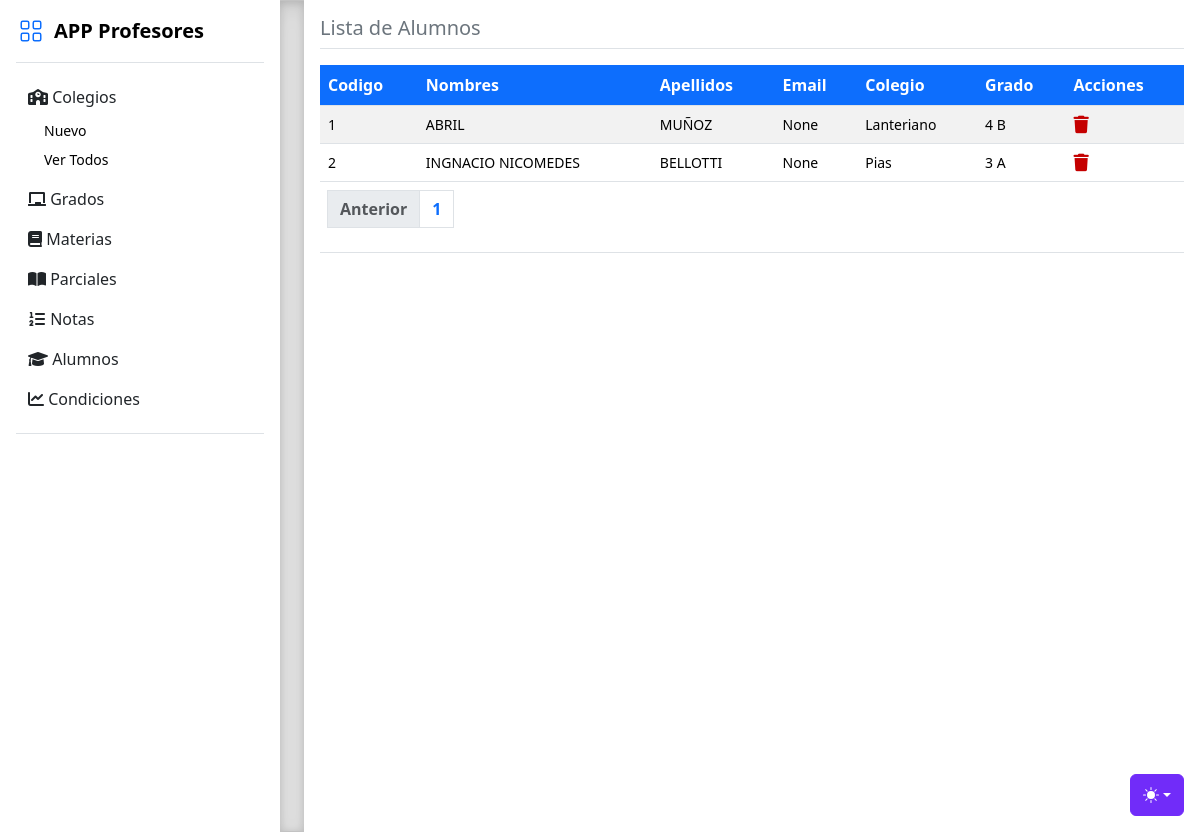
The app's page /alumnos/ver, older data.
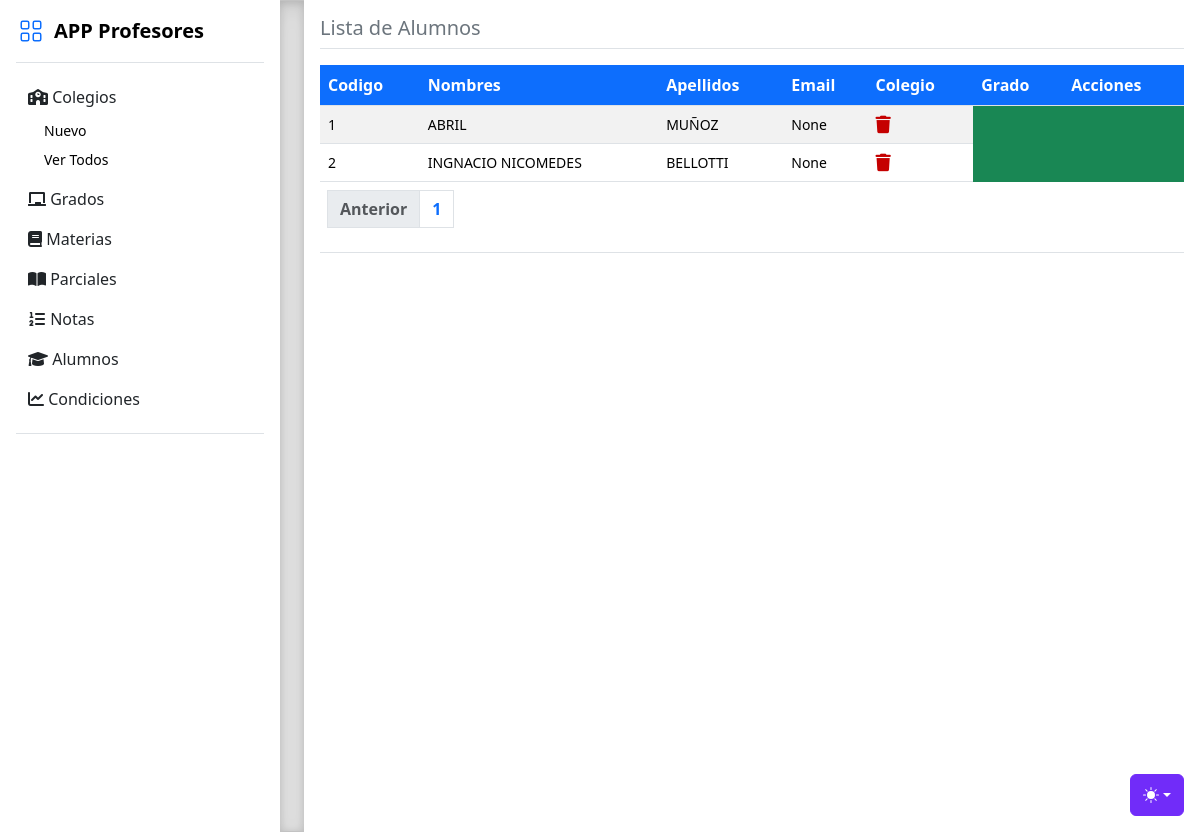
The same page, newer data.
### tables this page shows
CREATE TABLE alumnos (
  id INTEGER PRIMARY KEY AUTOINCREMENT,
  nombres VARCHAR(255) NOT NULL,
  apellidos VARCHAR(255) NOT NULL,
  email VARCHAR(255),
  id_colegios INTEGER NOT NULL,
  id_grados INTEGER NOT NULL,
  FOREIGN KEY (id_colegios) REFERENCES colegios(id),
  FOREIGN KEY (id_grados) REFERENCES grados(id)
);

CREATE TABLE colegios (
  id INTEGER PRIMARY KEY AUTOINCREMENT,
  nombre VARCHAR(255) NOT NULL
);

CREATE TABLE grados (
  id INTEGER PRIMARY KEY AUTOINCREMENT,
  nombre VARCHAR(255) NOT NULL
, division TEXT);

### routers/alumnos.py (the view)
@router.get("/alumnos/ver")
def verAlumnos(req:Request, page: int = 1):
    verDb = FuncionesDB()
    colegios = verDb.mostrarTabla("colegios")
    grados = verDb.mostrarTabla("grados")
    alumnos = verDb.mostrarTablaPaginada("alumnos", page, 15)
    total_productos = verDb.contarFilas("alumnos")
    total_paginas = math.ceil(total_productos / 15)
    return template.TemplateResponse("alumnos_ver.html", { "request" : req, "colegios": colegios, "alumnos": alumnos, "grados": grados,"page": page, "total_paginas": total_paginas })

### templates/alumnos_ver.html (shortened to what the changed rows need)
<!doctype html>
<html lang="es" data-bs-theme="auto">
  <head><script src="/templates/static/color-modes.js"></script>
    <link href="/templates/static/bootstrap.min.css" rel="stylesheet">
    <link href="/templates/static/style.css" rel="stylesheet">
    <link rel="stylesheet" href="https://cdnjs.cloudflare.com/ajax/libs/font-awesome/6.0.0-beta3/css/all.min.css" />
    <link rel="stylesheet" href="https://cdn.jsdelivr.net/npm/@docsearch/css@3">
    <link href="/templates/static/sidebars.css" rel="stylesheet">
  </head>
  <body>
<main class="d-flex flex-nowrap">
  <div class="m-3 w-100 vh-100">
    <article>
      <table class="table table-striped m-0 bg-success text-white">
          <thead>
              <tr>
                  <th class="centrado bg-primary text-white">Codigo</th>
                  <th class="centrado bg-primary text-white">Nombres</th>
                  <th class="centrado bg-primary text-white">Apellidos</th>
                  <th class="centrado bg-primary text-white">Email</th>
                  <th class="centrado bg-primary text-white">Colegio</th>
                  <th class="centrado bg-primary text-white">Grado</th>
                  <th class="centrado bg-primary text-white">Acciones</th>
              </tr>
          </thead>
          <tbody>
          {% for alumno in alumnos %}
              <tr>
                  <td class="centrado small">{{ alumno[0] }}</td>
                  <td class="centrado small">{{ alumno[1] }}</td>
                  <td class="centrado small">{{ alumno[2] }}</td>
                  <td class="centrado small">{{ alumno[3] }}</td>
                  {% for colegio in colegios %}
                  {% if colegio[0] == alumno[4] %}
                  <td class="centrado small">{{ colegio[1] }}</td>
                  {% endif %}
                  {% endfor %}
                  {% for grado in grados %}
                  {% if grado[0] == alumno[5] %}
                  <td class="centrado small">{{ grado[1] }} {{ grado[2] }}</td>
                  {% endif %}
                  {% endfor %}
                  <td class="centrado small">
                    <a href="borrar/{{ alumno[0] }}"></a>
                      </td>
              </tr>
              {% endfor %}
              </div>
      <table class="table table-striped m-0">
          <thead><tr><th class="text-white m-0">
      <nav aria-label="Page navigation example m-0">
          <ul class="pagination">
              <li class="page-item">
              </li>
              {% for i in range(total_paginas) %}
                  <li class="page-item"><a class="page-link" href="/colegio/ver?page={{ i + 1 }}">{{ i + 1 }}</a></li>
              {% endfor %}
          </ul>
      </nav>
      </tr></thead>
  </table>
</main>
</body>
</html>

Row changes from the older to the newer data that the page shows:
removed colegios: nombre "Lanteriano", shown under alumnos "ABRIL"
removed grados: nombre "4", division "B", shown under alumnos "ABRIL"
removed colegios: nombre "Pias", shown under alumnos "INGNACIO NICOMEDES"
removed grados: nombre "3", division "A", shown under alumnos "INGNACIO NICOMEDES"
